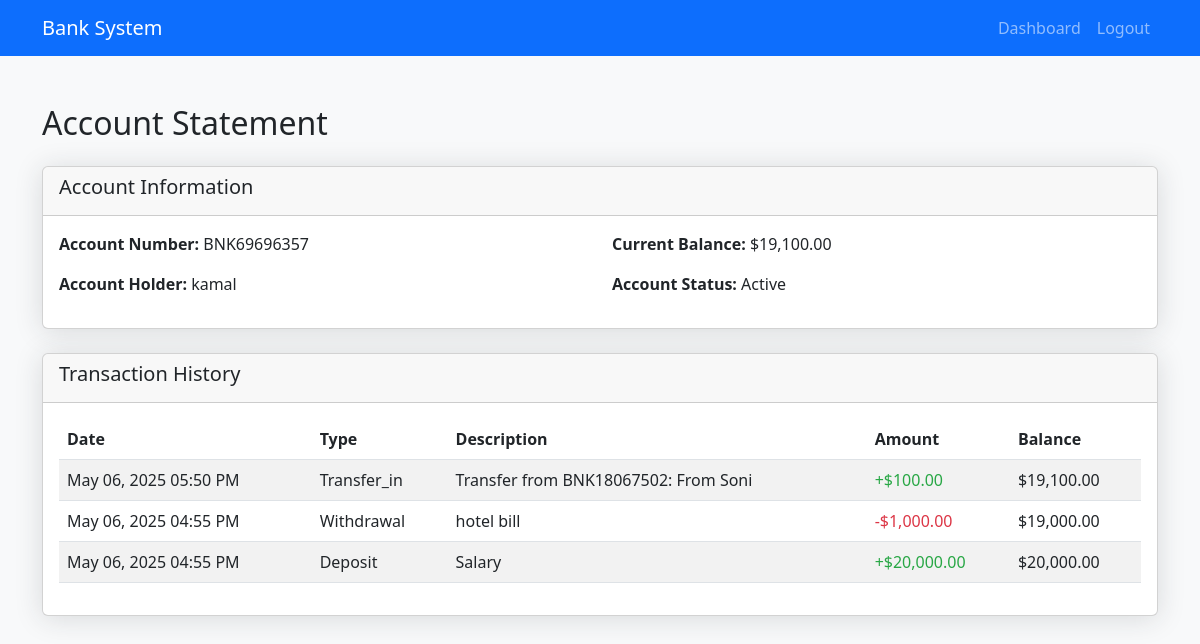
The app's page /customer/statement.php (signed in) with its own data.
### tables this page shows
CREATE TABLE `customers` (
  `id` int(11) NOT NULL,
  `name` varchar(100) NOT NULL,
  `email` varchar(100) NOT NULL,
  `password` varchar(255) NOT NULL,
  `account_number` varchar(20) NOT NULL,
  `balance` decimal(10,2) DEFAULT 0.00,
  `status` enum('pending','active','rejected','suspended') DEFAULT 'pending',
  `created_at` timestamp NOT NULL DEFAULT current_timestamp()
);

CREATE TABLE `transactions` (
  `id` int(11) NOT NULL,
  `account_number` varchar(20) NOT NULL,
  `type` enum('deposit','withdrawal','transfer_out','transfer_in') DEFAULT NULL,
  `amount` decimal(10,2) NOT NULL,
  `balance` decimal(10,2) NOT NULL,
  `description` varchar(255) DEFAULT NULL,
  `created_at` timestamp NOT NULL DEFAULT current_timestamp()
);

### customer/statement.php (the view, shortened to what this page needs)
<?php
require_once '../includes/functions.php';
$account_number = $_SESSION['account_number'];
$sql = "SELECT * FROM customers WHERE account_number = '$account_number'";
$result = $conn->query($sql);
$customer = $result->fetch_assoc();
$sql = "SELECT * FROM transactions
        WHERE account_number = '$account_number'
        ORDER BY created_at DESC";
$transactions = $conn->query($sql);
?>
<?php include '../includes/header.php'; ?>
    <h2>Account Statement</h2>
    <div class="card mt-4">
        <div class="card-header">
            <h5>Account Information</h5>
        </div>
        <div class="card-body">
            <div class="row">
                <div class="col-md-6">
                    <p><strong>Account Number:</strong> <?php echo $customer['account_number']; ?></p>
                    <p><strong>Account Holder:</strong> <?php echo $customer['name']; ?></p>
                </div>
                <div class="col-md-6">
                    <p><strong>Current Balance:</strong> $<?php echo number_format($customer['balance'], 2); ?></p>
                    <p><strong>Account Status:</strong> <?php echo ucfirst($customer['status']); ?></p>
                </div>
            </div>
        </div>
    </div>
    <div class="card mt-4">
        <div class="card-header">
            <h5>Transaction History</h5>
        </div>
        <div class="card-body">
            <?php if ($transactions->num_rows > 0): ?>
                <div class="table-responsive">
                    <table class="table table-striped">
                        <thead>
                            <tr>
                                <th>Date</th>
                                <th>Type</th>
                                <th>Description</th>
                                <th>Amount</th>
                                <th>Balance</th>
                            </tr>
                        </thead>
                        <tbody>
                            <?php while ($row = $transactions->fetch_assoc()): ?>
                                <tr>
                                    <td><?php echo date('M d, Y h:i A', strtotime($row['created_at'])); ?></td>
                                    <td><?php echo ucfirst($row['type']); ?></td>
                                    <td><?php echo $row['description']; ?></td>
                                    <td class="<?php echo $row['type'] == 'deposit' || $row['type'] == 'transfer_in' ? 'text-success' : 'text-danger'; ?>">
                                        <?php echo ($row['type'] == 'deposit' || $row['type'] == 'transfer_in' ? '+' : '-') . '$' . number_format($row['amount'], 2); ?>
                                    </td>
                                    <td>$<?php echo number_format($row['balance'], 2); ?></td>
                                </tr>
                            <?php endwhile; ?>
                        </tbody>
                    </table>
                </div>
            <?php else: ?>
                <p>No transactions found.</p>
            <?php endif; ?>
        </div>
    </div>
<?php include '../includes/footer.php'; ?>

### assets/css/style.css (style rules this page uses)
body { background-color: #f8f9fa; }
.card { box-shadow: 0 0.15rem 1.75rem 0 rgba(33, 40, 50, 0.15); }
.card-header { font-weight: 500; }
.table-responsive { overflow-x: auto; }
.text-success { color: #28a745 !important; }
.text-danger { color: #dc3545 !important; }

### records on screen
customers: account_number "BNK69696357", name "kamal", balance "19,100.00", status "Active"
transactions: created_at "May 06, 2025 05:50 PM", type "Transfer_in", description "Transfer from BNK18067502: From Soni", amount "100.00", balance "19,100.00"
transactions: created_at "May 06, 2025 04:55 PM", type "Withdrawal", description "hotel bill", amount "1,000.00", balance "19,000.00"
transactions: created_at "May 06, 2025 04:55 PM", type "Deposit", description "Salary", amount "20,000.00", balance "20,000.00"
